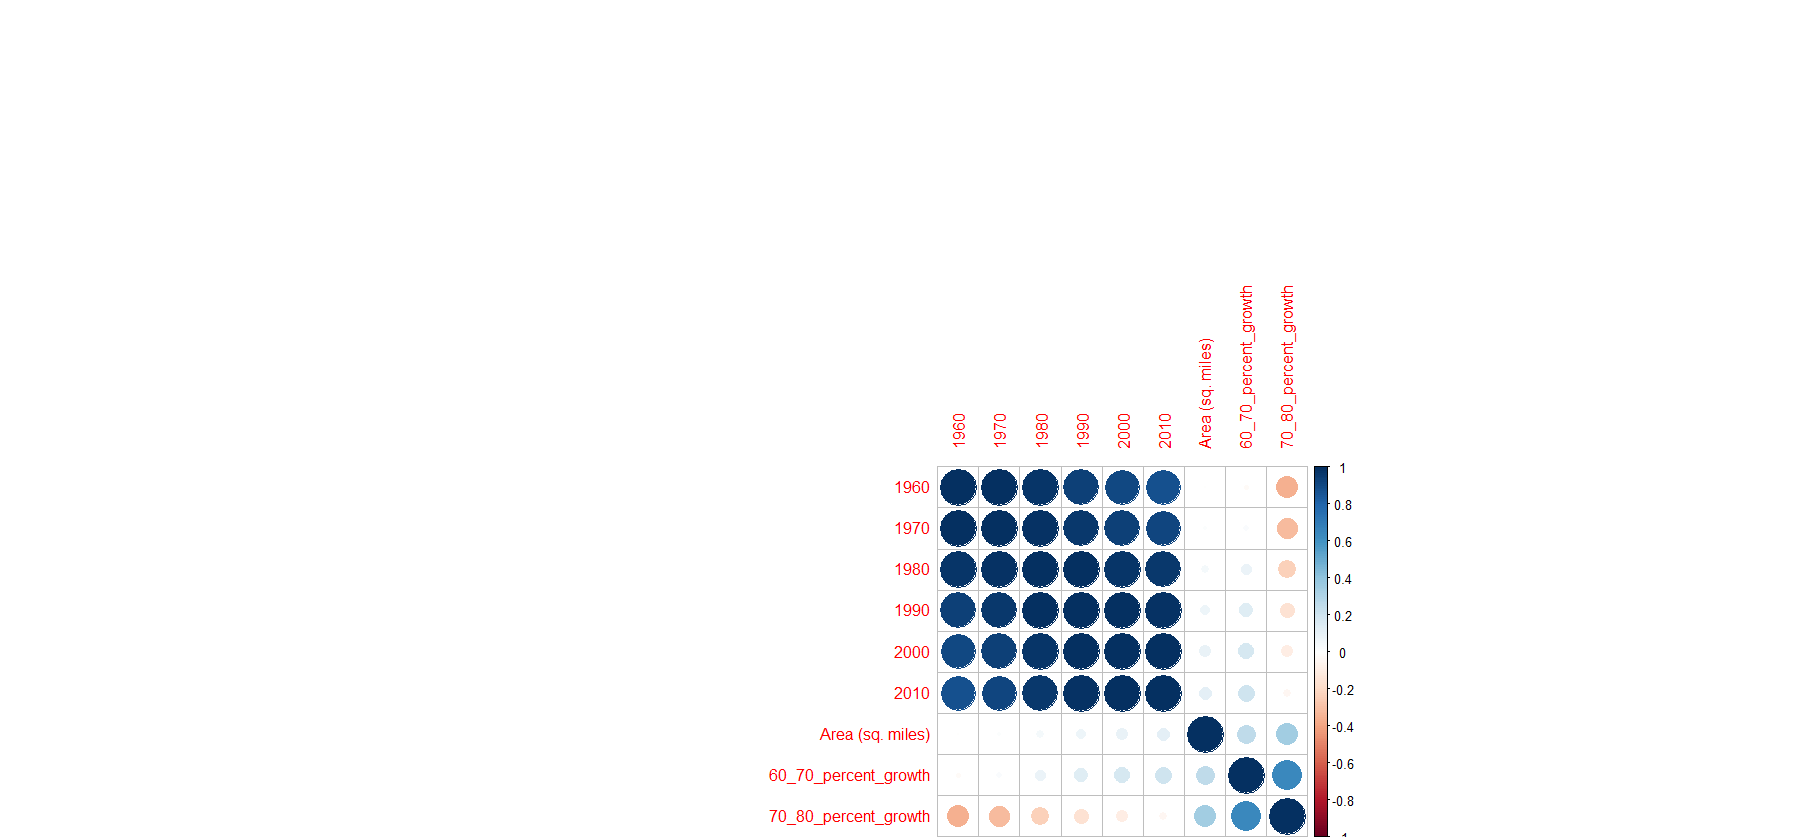

Recreate this plot in R.
# This script creates a correlation plot using (a subset of) 'census_data.csv'.
# A description of 'census_data.csv' can be found in 'census_data_scrape_and_process.R'.

# LOAD LIBRARIES ----------------------------------------------------------
# This section loads relevant libraries.
library(readr)
library(data.table)
library(dplyr)
library(corrplot)

# IMPORT DATA -------------------------------------------------------------
# This section imports the data to be used in the correlation plot.
census_data = data.table(read_csv('census_data.csv'))

# CLEAN DATA --------------------------------------------------------------
# This section cleans the data so the correlation plot shows up properly.

  # Remove 'Name' from 'census_data'.
  # All correlation plot data must be numeric.
  census_data = select(census_data, 
                       -c(Name))

  # Remove null values from 'Area (sq. miles)'.
  correlation_plot_data = census_data[is.na(`Area (sq. miles)`) == F]
  

# ADD FEATURE -------------------------------------------------------------
# This section adds features to 'correlation_plot_data' that are negatively correlated with each other.
# This results in the correlation plot showing an example of how negative correlations look.
  
  # Add population growth in percentage terms between 1960 and 1970.
  correlation_plot_data$`60_70_percent_growth` = (correlation_plot_data$`1970` - correlation_plot_data$`1960`) / correlation_plot_data$`1960`

  # Add population growth in percentage terms between 1970 and 1980.
  correlation_plot_data$`70_80_percent_growth` = (correlation_plot_data$`1980` - correlation_plot_data$`1970`) / correlation_plot_data$`1970`
  
# CREATE CORRELATION PLOT -------------------------------------------------
# This section creates a correlation plot (using only numeric columns).
corrplot(cor(correlation_plot_data))
